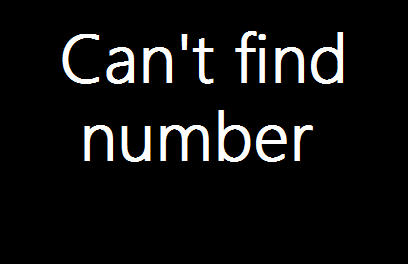
#> input picture BLANK.png, 408 x 264 px
$ python -i pytesseract.py   (imports and definitions only)
#> lines starting #> are read from the running program, lines starting #| are printed output that depends on the picture
#> further down, picture is the input picture: PIL image 408x264 RGBA; mean R, G, B, A 16.1, 16.1, 16.1, 255
#!/usr/bin/env python
'''
Python-tesseract is an optical character recognition (OCR) tool for python.
That is, it will recognize and "read" the text embedded in images.

Python-tesseract is a wrapper for google's Tesseract-OCR
( http://code.google.com/p/tesseract-ocr/ ).  It is also useful as a
stand-alone invocation script to tesseract, as it can read all image types
supported by the Python Imaging Library, including jpeg, png, gif, bmp, tiff,
and others, whereas tesseract-ocr by default only supports tiff and bmp.
Additionally, if used as a script, Python-tesseract will print the recognized
text in stead of writing it to a file. Support for confidence estimates and
bounding box data is planned for future releases.


USAGE:
```
 > try:
 >     import Image
 > except ImportError:
 >     from PIL import Image
 > import pytesseract
 > print(pytesseract.image_to_string(Image.open('test.png')))
 > print(pytesseract.image_to_string(Image.open('test-european.jpg'), lang='fra'))
```

INSTALLATION:

Prerequisites:
* Python-tesseract requires python 2.5 or later or python 3.
* You will need the Python Imaging Library (PIL).  Under Debian/Ubuntu, this is
  the package "python-imaging" or "python3-imaging" for python3.
* Install google tesseract-ocr from http://code.google.com/p/tesseract-ocr/ .
  You must be able to invoke the tesseract command as "tesseract". If this
  isn't the case, for example because tesseract isn't in your PATH, you will
  have to change the "tesseract_cmd" variable at the top of 'tesseract.py'.
  Under Debian/Ubuntu you can use the package "tesseract-ocr".

Installing via pip:
See the [pytesseract package page](https://pypi.python.org/pypi/pytesseract)
$> sudo pip install pytesseract

Installing from source:
$> git clone git@github.com:madmaze/pytesseract.git
$> sudo python setup.py install


LICENSE:
Python-tesseract is released under the GPL v3.

CONTRIBUTERS:
- Originally written by [Samuel Hoffstaetter](https://github.com/hoffstaetter)
- [Juarez Bochi](https://github.com/jbochi)
- [Matthias Lee](https://github.com/madmaze)
- [Lars Kistner](https://github.com/Sr4l)

'''

# CHANGE THIS IF TESSERACT IS NOT IN YOUR PATH, OR IS NAMED DIFFERENTLY
tesseract_cmd = 'tesseract'

try:
    import Image
except ImportError:
    from PIL import Image
import subprocess
from subprocess import Popen
import sys
import tempfile
import os
import shlex

__all__ = ['image_to_string']

def run_tesseract(input_filename, output_filename_base, lang=None, boxes=False, config=None):
    '''
    runs the command:
        `tesseract_cmd` `input_filename` `output_filename_base`

    returns the exit status of tesseract, as well as tesseract's stderr output

    '''
    command = [tesseract_cmd, input_filename, output_filename_base]

    if lang is not None:
        command += ['-l', lang]

    if boxes:
        command += ['batch.nochop', 'makebox']

    if config:
        command += shlex.split(config)
    os.system('Tesseract '+command[1]+' '+'output')
    #proc = subprocess.Popen(command,
    #        stderr=subprocess.PIPE)
    return ( 'yes')

def cleanup(filename):
    ''' tries to remove the given filename. Ignores non-existent files '''
    try:
        os.remove(filename)
    except OSError:
        pass

# [12 lines left out: function get_errors, not called in this run]

def tempnam():
    ''' returns a temporary file-name '''
    tmpfile = tempfile.NamedTemporaryFile(prefix="tess_")
    return tmpfile.name

class TesseractError(Exception):
    # [4 lines left out: function __init__, not called in this run]

def image_to_string(image, lang=None, boxes=False, config=None):
    '''
    Runs tesseract on the specified image. First, the image is written to disk,
    and then the tesseract command is run on the image. Resseract's result is
    read, and the temporary files are erased.

    also supports boxes and config.

    if boxes=True
        "batch.nochop makebox" gets added to the tesseract call
    if config is set, the config gets appended to the command.
        ex: config="-psm 6"

    '''
#> called with boxes = False

    if len(image.split()) == 4:
        # In case we have 4 channels, lets discard the Alpha.
        # Kind of a hack, should fix in the future some time.
        r, g, b, a = image.split()
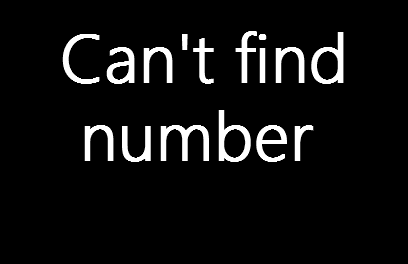
#> r: PIL image 408x264 L; min 0, max 255, mean 16.1
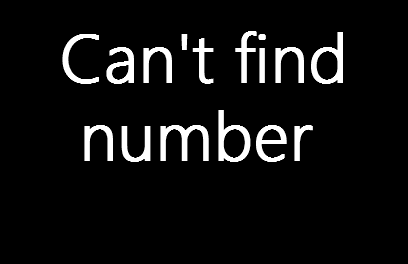
#> g: PIL image 408x264 L; min 0, max 255, mean 16.1
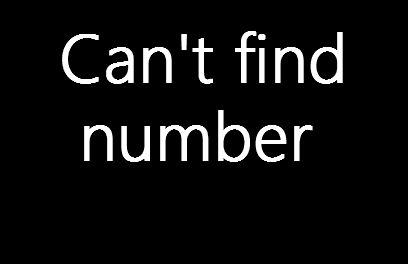
#> b: PIL image 408x264 L; min 0, max 255, mean 16.1
#> a: PIL image 408x264 L; every value is 255
        image = Image.merge("RGB", (r, g, b))

    input_file_name = '%s.bmp' % tempnam()
    output_file_name_base = tempnam()
    if not boxes:
        output_file_name = '%s.txt' % output_file_name_base
    else:
        output_file_name = '%s.box' % output_file_name_base
    try:
        image.save(input_file_name)
        status, error_string = run_tesseract(input_file_name,
                                             output_file_name_base,
                                             lang=lang,
                                             boxes=boxes,
                                             config=config)
        if status:
            errors = get_errors(error_string)
            raise TesseractError(status, errors)
        f = open(output_file_name)
        try:
            return f.read().strip()
        finally:
            f.close()
    finally:
        cleanup(input_file_name)
        cleanup(output_file_name)

# [26 lines left out: function main, not called in this run]

# [2 lines not run here, left out]

>>> from PIL import Image
>>> picture = Image.open('BLANK.png')
#> (the run stopped early here; a loop or call above may not have finished)
